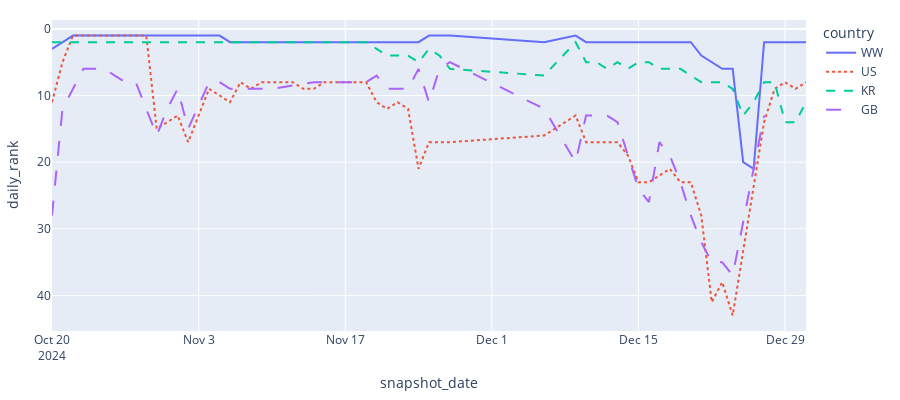

This figure's notebook cell:
### Code cell
fig = px.line((df_spotify.filter(pl.col('country').is_in(['WW', 'KR', 'US', 'GB']),
                  pl.col('name') =='APT.')),
        x = 'snapshot_date', y = 'daily_rank', color = 'country', line_dash = 'country')
fig.update_yaxes(autorange="reversed")
fig.update_layout(margin=dict(l=20, r=20, t=20, b=20), height = 400, width = 900)
fig.show(config={
  'toImageButtonOptions': {
    'format': 'svg', # one of png, svg, jpeg, webp
    'filename': 'custom_image',
    'height': 400,
    'width': 900,
    'scale': 1 # Multiply title/legend/axis/canvas sizes by this factor
  }
})
